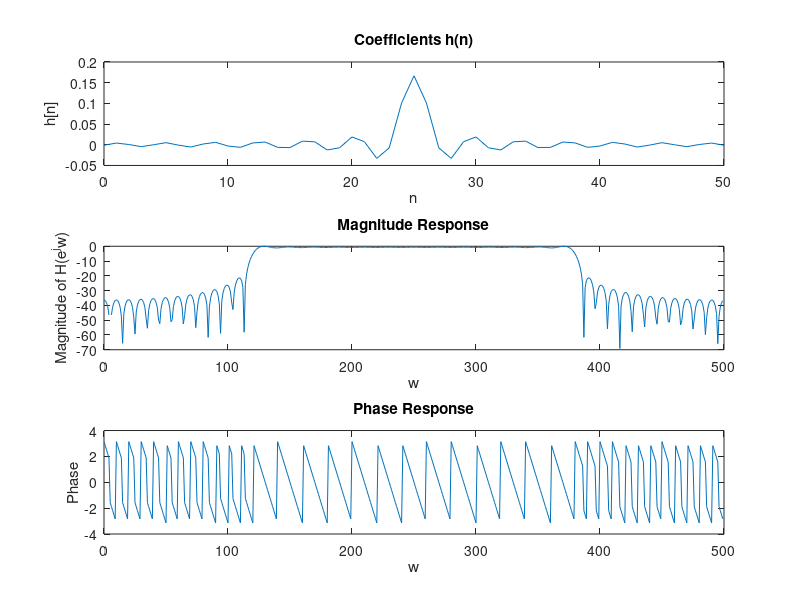
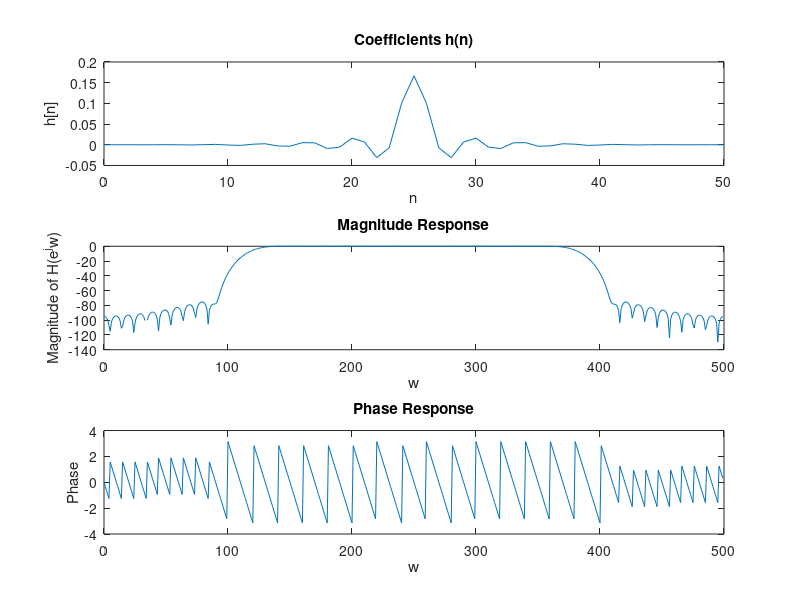
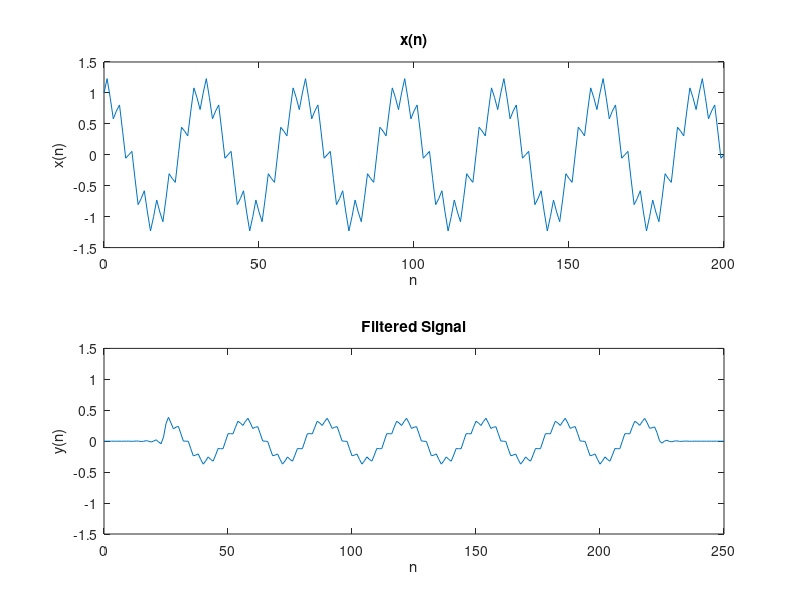
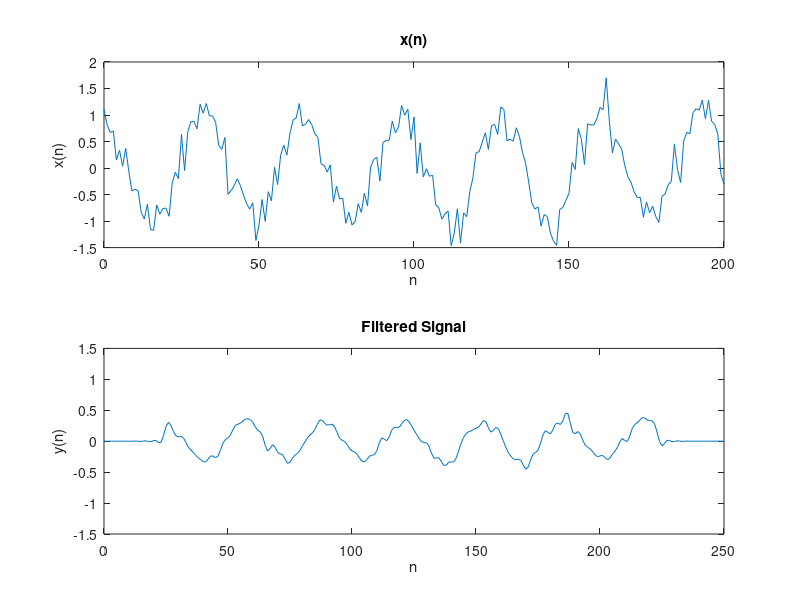

The MATLAB source for these figures, in order:
N=51;
mid=(N-1)/2;
n=0:1:N-1;
n = n';
wn = ones(N,1);

hd  = (1/6)*sinc((pi/6)*(n-mid));
hn = hd.*wn;
figure;
subplot(3,1,1);
plot(n,hn);
title("Coefficients h(n)");
xlabel("n");
ylabel("h[n]");
x=0:1:499;
x = x';
Hn = fft(hn,500);
Hn =fftshift(Hn);
Hnorm = (Hn - min(Hn))/(max(Hn) - min(Hn));
Hdb = 20*log10(abs(Hnorm));
subplot(3,1,2);
plot(x,Hdb);
title("Magnitude Response");
ylabel("Magnitude of H(e^jw)");
xlabel("w");
subplot(3,1,3);
plot(x,angle(Hn));
title("Phase Response");
ylabel("Phase");
xlabel("w");
%%%%%%%%%%%%%%%%%%%%%%%%%%%%%%%%%%%%%%%%%%%%%%%%%%%%%%%%%

N=51;
mid=(N-1)/2;
n=0:1:N-1;
n = n';
wn = blackman(51);

hd  = (1/6)*sinc((pi/6)*(n-25));
hn = hd.*wn;
figure;
subplot(3,1,1);
plot(n,hn);
title("Coefficients h(n)");
xlabel("n");
ylabel("h[n]");
x=0:1:499;
x = x';
Hn = fft(hn,500);
Hn =fftshift(Hn);
Hnorm = (Hn - min(Hn))/(max(Hn) - min(Hn));
Hdb = 20*log10(abs(Hnorm));
subplot(3,1,2);
plot(x,Hdb);
title("Magnitude Response");
ylabel("Magnitude of H(e^jw)");
xlabel("w");
subplot(3,1,3);
plot(x,angle(Hn));
title("Phase Response");
ylabel("Phase");
xlabel("w");

%%%%%%%%%%%%%%%%%%%%%%%%%%%%%%%%%%%%%%%%%%%%%%%%%%%%%%%%%%%

n = 0:1:200;
x = cos(pi.*n/16) + 0.25*sin(pi.*n/2);

y = conv(x,hn);
t = 0:1:250;
figure;
subplot(2,1,1)
plot(n,x);
title("x(n)");
xlabel("n");
ylabel("x(n)");
subplot(2,1,2);
plot(t,y);
ylim([-1.5,1.5]);
title("Filtered Signal");
xlabel("n");
ylabel("y(n)");

n = 0:1:200;
x = cos(pi.*n/16) + 0.25*randn(1,201);
y = conv(x,hn);
t = 0:1:250;
figure;
subplot(2,1,1)
plot(n,x);
title("x(n)");
xlabel("n");
ylabel("x(n)");
subplot(2,1,2);
plot(t,y);
ylim([-1.5,1.5]);
title("Filtered Signal");
xlabel("n");
ylabel("y(n)");

%%%%%%%%%%%%%%%%%%%%%%%%%%%%
N=51;
mid=(N-1)/2;
n=0:1:N-1;
n = n';
wn = ones(N,1);

hd  = (1/6)*sinc((pi/6)*(n-mid));
hn = hd.*wn;

h1n = ((-1).^n).*hn;

x=0:1:499;
x = x';
Hn = fft(h1n,500);
Hn =fftshift(Hn);
Hnorm = (Hn - min(Hn))/(max(Hn) - min(Hn));
Hdb = 20*log10(abs(Hnorm));
figure;
plot(x,Hdb);
title("Magnitude response of new filter");
xlabel("n");
ylabel("magnitude of h(n)");


